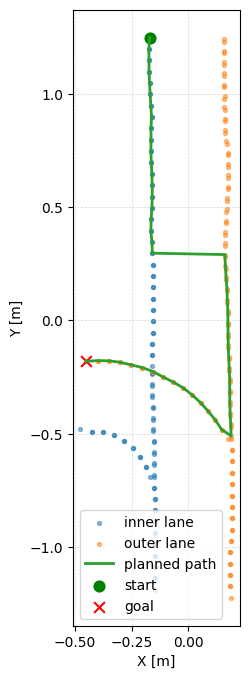
#> input picture tools/waypoint_path_sample.png, 249 x 679 px
$ python convert_grayscale.py waypoint_path_sample.png out.png
#> lines starting #> are read from the running program, lines starting #| are printed output that depends on the picture
#!/usr/bin/env python3
"""
그레이스케일 변환 도구

사용법:
  python3 tools/convert_grayscale.py <입력이미지> <출력이미지> [--method pil|opencv] [--keep-alpha]

기본은 PIL(Pillow)로 8비트 그레이스케일(L)로 변환합니다. --keep-alpha를 주면 원본의 알파를 유지한 LA로 저장합니다.
OpenCV가 설치되어 있고 --method opencv를 지정하면 OpenCV로 변환합니다.
"""

from __future__ import annotations

import argparse
from pathlib import Path
from typing import Optional


def parse_args() -> argparse.Namespace:
    p = argparse.ArgumentParser(description="입력 이미지를 그레이스케일로 변환합니다.")
    p.add_argument("input", type=Path, help="입력 이미지 경로")
    p.add_argument("output", type=Path, help="출력 이미지 경로")
    p.add_argument(
        "--method",
        choices=["pil", "opencv"],
        default="pil",
        help="변환 라이브러리 선택(기본 pil)",
    )
    p.add_argument(
        "--keep-alpha",
        action="store_true",
        help="PIL 사용 시 원본 알파 채널을 유지(LA) 저장",
    )
    return p.parse_args()


def convert_with_pil(src: Path, dst: Path, keep_alpha: bool) -> None:
#> called with keep_alpha = False
    from PIL import Image

    with Image.open(src) as im:
#> im is the input picture: PIL image 249x679 RGBA; mean R, G, B, A 245.7, 246.6, 244.8, 255
        has_alpha = im.mode in ("LA", "RGBA", "PA") or ("transparency" in im.info)
#> has_alpha = True
        if keep_alpha and has_alpha:
            rgb = im.convert("RGBA")
            gray = rgb.convert("L")
            out = Image.merge("LA", (gray, rgb.getchannel("A")))
        else:
            out = im.convert("L")
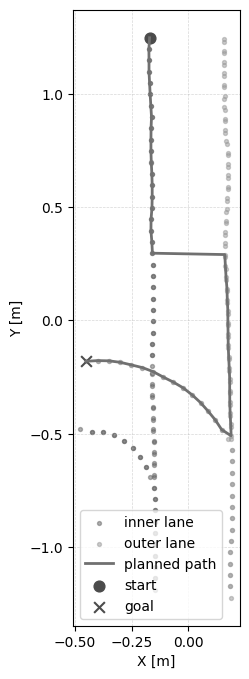
#> out: PIL image 249x679 L; min 0, max 255, mean 246.1

        dst.parent.mkdir(parents=True, exist_ok=True)
        save_kwargs = {}
        # JPEG 품질 기본 95
        if dst.suffix.lower() in {".jpg", ".jpeg"}:
            save_kwargs["quality"] = 95
        out.save(dst, **save_kwargs)


def convert_with_opencv(src: Path, dst: Path) -> None:
    import cv2

    img = cv2.imread(str(src), cv2.IMREAD_UNCHANGED)
    if img is None:
        raise FileNotFoundError(f"이미지를 읽을 수 없습니다: {src}")

    # IMREAD_UNCHANGED로 불러오면 채널 수가 다양할 수 있음.
    if img.ndim == 2:
        gray = img  # 이미 그레이스케일
    elif img.shape[2] == 4:
        bgr = img[:, :, :3]
        alpha = img[:, :, 3]
        gray = cv2.cvtColor(bgr, cv2.COLOR_BGR2GRAY)
        # OpenCV는 알파 포함 그레이(Single + alpha) 저장을 직접 지원하지 않으니 PNG일 때만 합성
        if dst.suffix.lower() == ".png":
            import numpy as np

            gray = cv2.merge([gray, alpha])  # GA 2채널
        # 그 외 포맷은 알파를 버리고 단일 채널로 저장
    else:
        gray = cv2.cvtColor(img, cv2.COLOR_BGR2GRAY)

    dst.parent.mkdir(parents=True, exist_ok=True)
    ok = cv2.imwrite(str(dst), gray)
    if not ok:
        raise RuntimeError(f"이미지 저장 실패: {dst}")


def main() -> None:
    args = parse_args()
    if not args.input.exists():
        raise FileNotFoundError(f"입력 이미지가 존재하지 않습니다: {args.input}")

    if args.method == "opencv":
        try:
            convert_with_opencv(args.input, args.output)
        except ImportError:
            raise SystemExit("OpenCV가 설치되어 있지 않습니다. pip install opencv-python 또는 --method pil 사용")
    else:
        try:
            convert_with_pil(args.input, args.output, args.keep_alpha)
        except ImportError:
            raise SystemExit("Pillow가 설치되어 있지 않습니다. pip install Pillow 또는 --method opencv 사용")

    print(f"{args.input} -> {args.output} (grayscale)")


if __name__ == "__main__":
    main()
